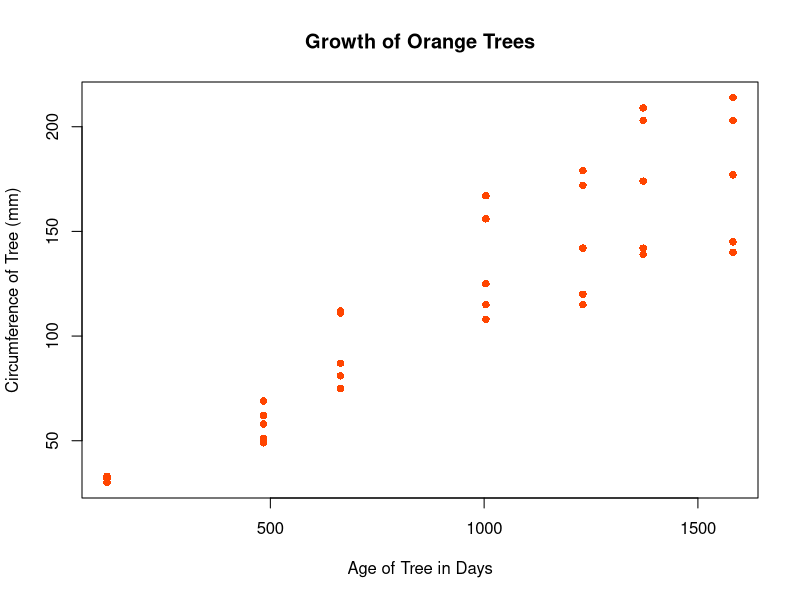
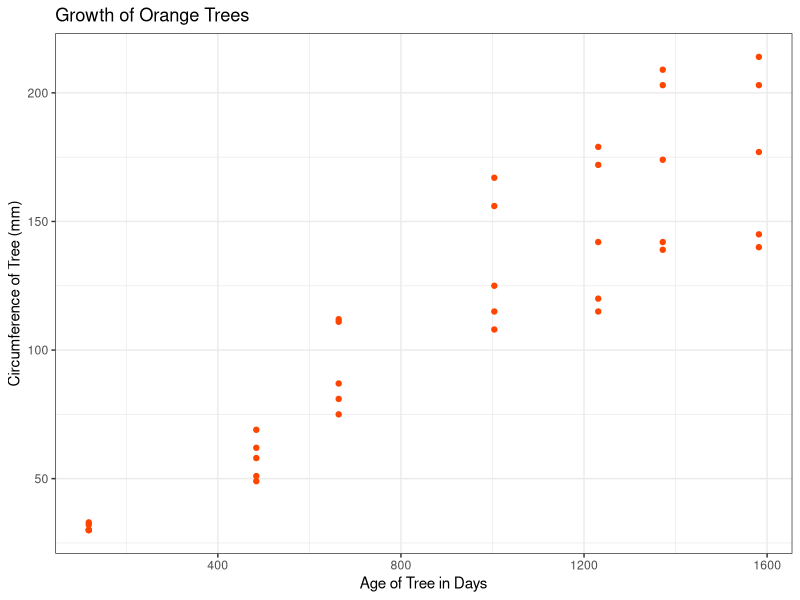
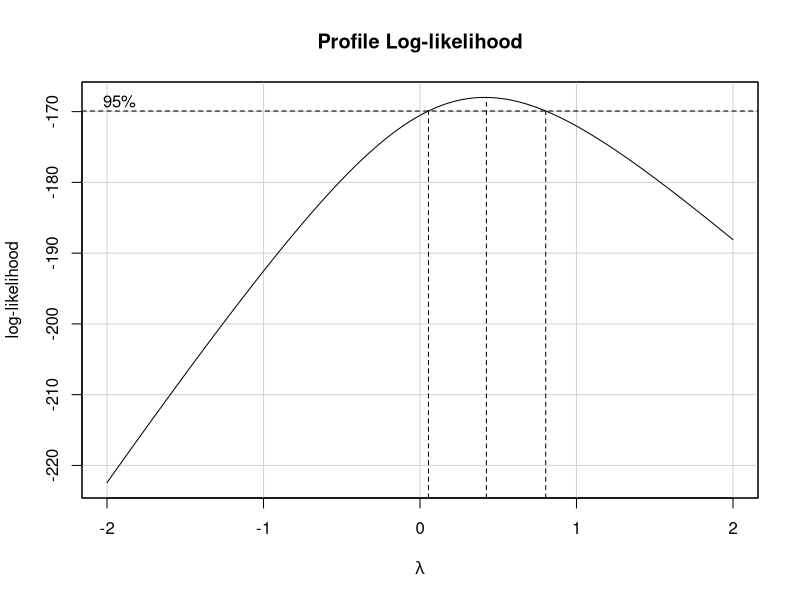
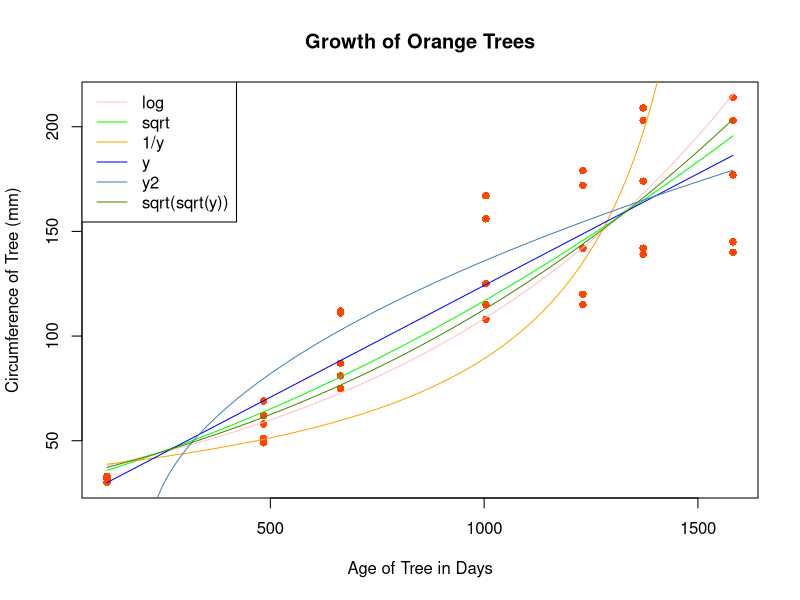
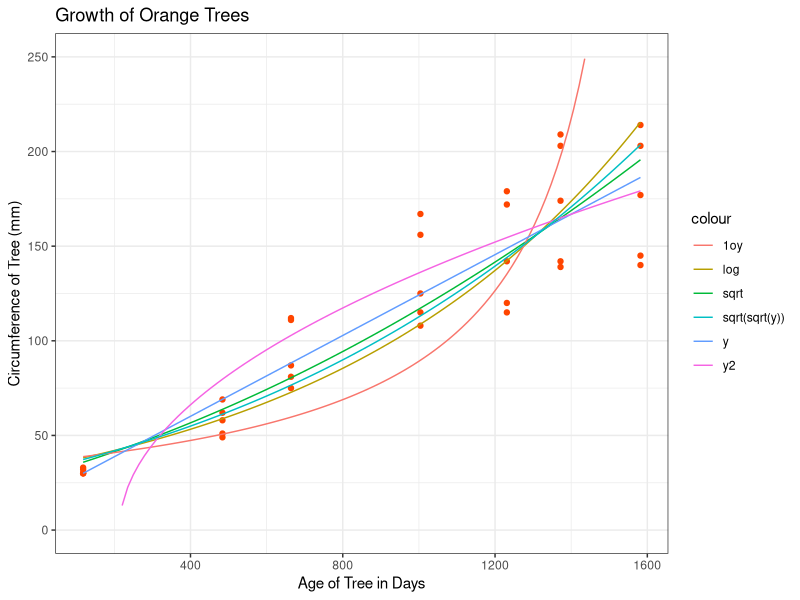
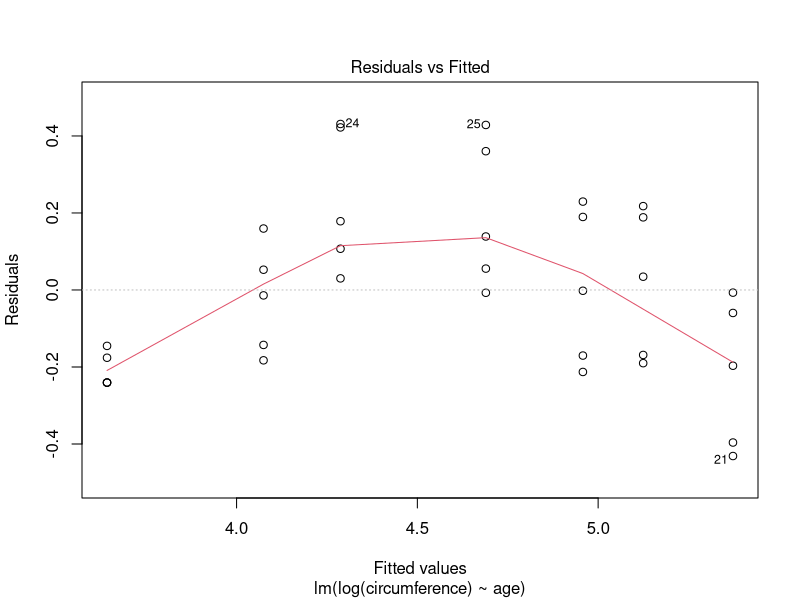
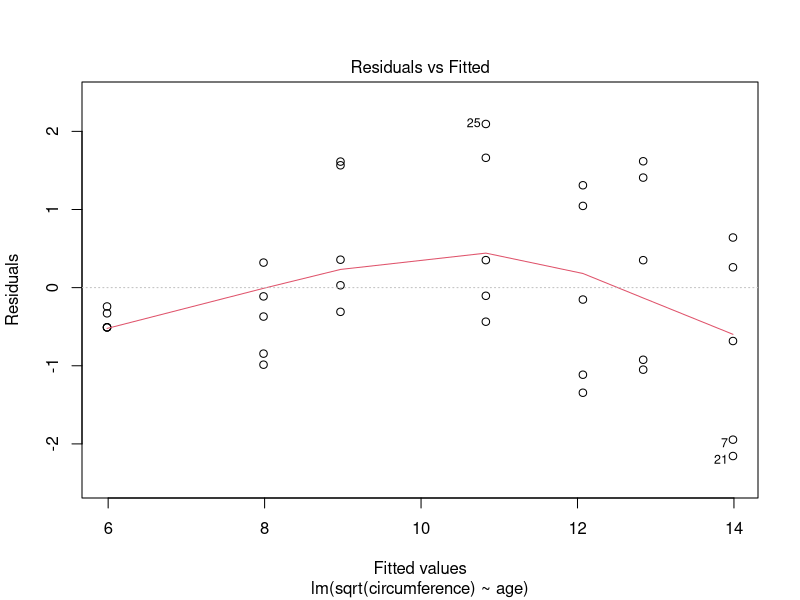
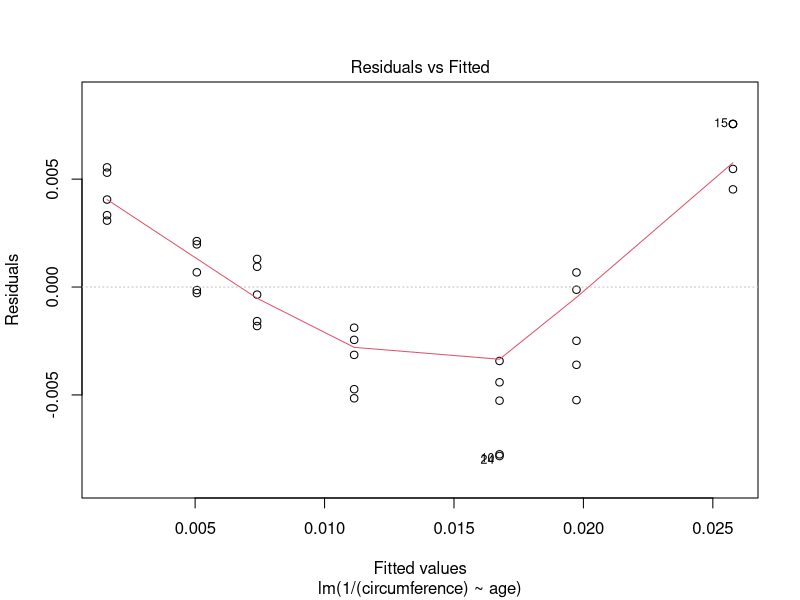

Write R code to recreate these figures, in order.
# Base Graphic

plot(circumference ~ age, data=Orange, pch=16, col="orangered", main="Growth of Orange Trees", xlab="Age of Tree in Days", ylab="Circumference of Tree (mm)")

# ggplot Graphic
library(tidyverse)

ggplot(Orange, aes(x=age, y=circumference)) + 
  geom_point(color="orangered") +
  labs(title="Growth of Orange Trees", x="Age of Tree in Days", y="Circumference of Tree (mm)") + 
  theme_bw( )



lm.log <- lm(log(circumference) ~ age, data=Orange)
lm.sqrt <- lm(sqrt(circumference) ~ age, data=Orange)
lm.1oy <- lm(1/(circumference) ~ age, data=Orange)
lm.y <- lm(circumference ~ age, data=Orange)
lm.y2 <- lm(circumference^2 ~ age, data=Orange)
lm.ss <- lm(sqrt(sqrt(circumference)) ~ age, data=Orange)

library(car)
boxCox(lm.y)


b.log <- coef(lm.log)
b.sqrt <- coef(lm.sqrt)
b.1oy <- coef(lm.1oy)
b <- coef(lm.y)
b2 <- coef(lm.y2)
bss <- coef(lm.ss)



plot(circumference ~ age, data=Orange, pch=16, col="orangered", main="Growth of Orange Trees", xlab="Age of Tree in Days", ylab="Circumference of Tree (mm)")
curve(exp(b.log[1] + b.log[2]*x), add=TRUE, col="pink")
curve((b.sqrt[1] + b.sqrt[2]*x)^2, add=TRUE, col="green")
curve(1/(b.1oy[1] + b.1oy[2]*x), add=TRUE, col="orange")
curve((b[1] + b[2]*x), add=TRUE, col="blue")
curve(sqrt(b2[1] + b2[2]*x), add=TRUE, col="steelblue")
curve((bss[1] + bss[2]*x)^4, add=TRUE, col="chartreuse4")

legend("topleft", legend=c("log","sqrt","1/y","y","y2","sqrt(sqrt(y))"), 
       lty=1, col=c("pink","green","orange","blue","steelblue","chartreuse4"))



ggplot(Orange, aes(x=age, y=circumference)) + 
  geom_point(color="orangered") +
  labs(title="Growth of Orange Trees", x="Age of Tree in Days", y="Circumference of Tree (mm)") + 
  stat_function(fun=function(x) exp(b.log[1] + b.log[2]*x), aes(color="log")) + 
  stat_function(fun=function(x) (b.sqrt[1] + b.sqrt[2]*x)^2, aes(color="sqrt")) + 
  stat_function(fun=function(x) 1/(b.1oy[1] + b.1oy[2]*x), aes(color="1oy")) + 
  stat_function(fun=function(x) b[1] + b[2]*x, aes(color="y")) + 
  stat_function(fun=function(x) sqrt(b2[1] + b2[2]*x), aes(color="y2")) + 
  stat_function(fun=function(x) (bss[1] + bss[2]*x)^4, aes(color="sqrt(sqrt(y))")) + 
  theme_bw( ) + 
  ylim(c(0,250))



plot(lm.log, which=1)
plot(lm.sqrt, which=1)
plot(lm.1oy, which=1)
plot(lm.y, which=1)
plot(lm.y2, which=1)



YoungOrange <- Orange %>%
  filter(age < 1200)


lm.log <- lm(log(circumference) ~ age, data=YoungOrange)
lm.sqrt <- lm(sqrt(circumference) ~ age, data=YoungOrange)
lm.1oy <- lm(1/(circumference) ~ age, data=YoungOrange)
lm.y <- lm(circumference ~ age, data=YoungOrange)
lm.y2 <- lm(circumference^2 ~ age, data=YoungOrange)
lm.ss <- lm(sqrt(sqrt(circumference)) ~ age, data=YoungOrange)


b.log <- coef(lm.log)
b.sqrt <- coef(lm.sqrt)
b.1oy <- coef(lm.1oy)
b <- coef(lm.y)
b2 <- coef(lm.y2)
bss <- coef(lm.ss)

ggplot(Orange, aes(x=age, y=circumference)) + 
  geom_point(color="orangered") +
  labs(title="Growth of Orange Trees", x="Age of Tree in Days", y="Circumference of Tree (mm)") + 
  stat_function(fun=function(x) exp(b.log[1] + b.log[2]*x), aes(color="log")) + 
  stat_function(fun=function(x) (b.sqrt[1] + b.sqrt[2]*x)^2, aes(color="sqrt")) + 
  stat_function(fun=function(x) 1/(b.1oy[1] + b.1oy[2]*x), aes(color="1oy")) + 
  stat_function(fun=function(x) b[1] + b[2]*x, aes(color="y")) + 
  stat_function(fun=function(x) sqrt(b2[1] + b2[2]*x), aes(color="y2")) + 
  stat_function(fun=function(x) (bss[1] + bss[2]*x)^4, aes(color="sqrt(sqrt(y))")) + 
  theme_bw( ) + 
  ylim(c(0,250))